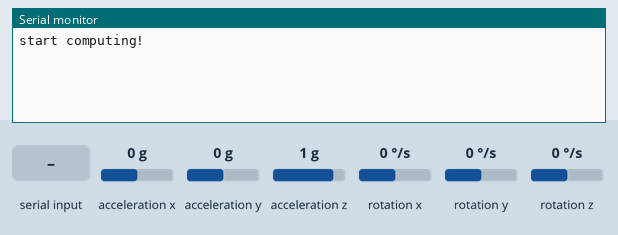
Bench run of a sketch on a simulated Arduino Uno, built with avr-gcc and run on an emulated ATmega328P. On the bench: the last lines printed to the serial monitor. Inputs (shaded band) come from the test bench; at power-on: rotation x 0 °/s, rotation y 0 °/s, rotation z 0 °/s, acceleration x 0 g, acceleration y 0 g, acceleration z 1 g.

Above: at 2.2 s.
2.3 s: "s" received over Serial
At 3.3 s:
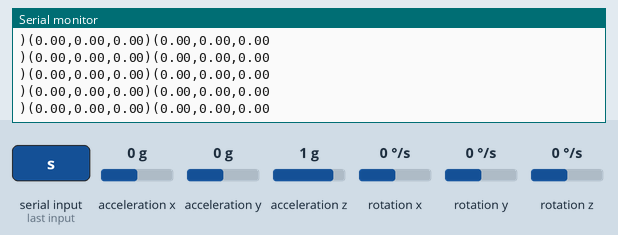
3.8 s: "e" received over Serial
At 4.8 s:
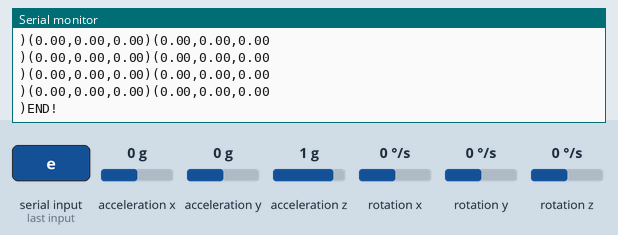
5.3 s: "s" received over Serial
At 6.2 s:
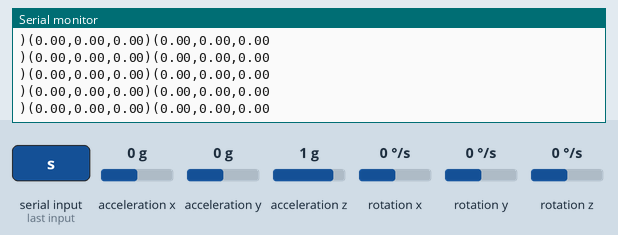
8.3 s: rotation x set to -2 °/s
At 9.4 s:
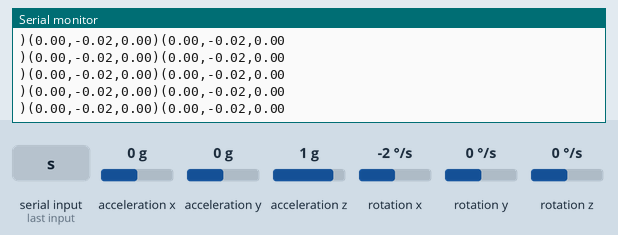
11.3 s: rotation y set to -192 °/s
At 12.0 s:
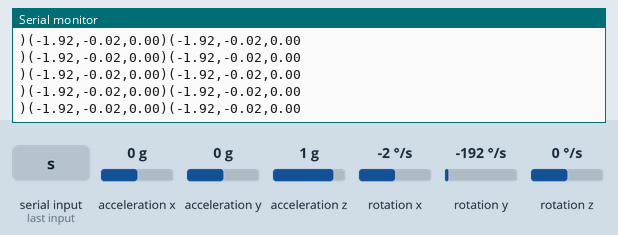
12.8 s: rotation z set to -192 °/s
At 13.5 s:
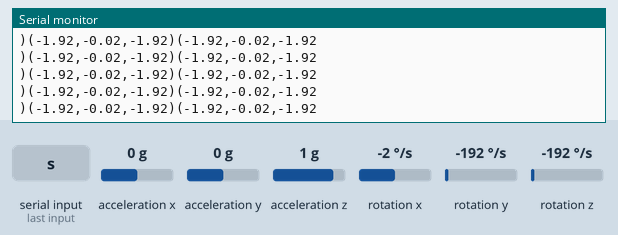

The sketch:

MPU6050_gyro_pitch_roll_yaw.ino
```cpp
#include <Wire.h>
#include <MPU6050.h>

MPU6050 mpu1;//0x68
MPU6050 mpu2;//0x69

// Timers
float timeStep = 0.01;

// Pitch, Roll and Yaw values
float pitch1 = 0,roll1 = 0,yaw1 = 0;
float pitch2 = 0,roll2 = 0,yaw2 = 0;

bool shouldTransmit = false;
void setup()
{
  delay(500);
  Serial.begin(115200);

  // Initialize MPU6050 1
  while(!mpu1.begin(MPU6050_SCALE_250DPS, MPU6050_RANGE_2G,0x68))
  {
    Serial.println("Could not find a valid MPU6050 sensor 1(0x68), check wiring!");
    delay(500);
  }

  // Calibrate gyroscope. The calibration must be at rest.
  mpu1.calibrateGyro();

  // Set threshold sensivty.
  mpu1.setThreshold(0);

  delay(500);

   // Initialize MPU6050 2
  while(!mpu2.begin(MPU6050_SCALE_250DPS, MPU6050_RANGE_2G,0x69))
  {
    Serial.println("Could not find a valid MPU6050 sensor 2(0x69), check wiring!");
    delay(500);
  }

  // Calibrate gyroscope. The calibration must be at rest.
  mpu2.calibrateGyro();

  // Set threshold sensivty.
  mpu2.setThreshold(0);

  Serial.println("start computing!");
}

void loop(){
  if (Serial.available() > 0) {
    char receivedChar = Serial.read();
    if (receivedChar == 's') {
        shouldTransmit = true;
        Serial.println("Start!");
    } else if (receivedChar == 'e') {
        shouldTransmit = false;
        Serial.println("END!");
    }
  }

  if (shouldTransmit) {
    // Read normalized values
    Vector norm1 = mpu1.readNormalizeGyro();
    Vector norm2 = mpu2.readNormalizeGyro();

    // Calculate Pitch, Roll and Yaw
    pitch1 = norm1.YAxis * timeStep;//degree
    roll1 = norm1.XAxis * timeStep;
    yaw1 = norm1.ZAxis * timeStep;

    pitch2 = norm2.YAxis * timeStep;//degree
    roll2 = norm2.XAxis * timeStep;
    yaw2 = norm2.ZAxis * timeStep;

    Serial.print("(");
    Serial.print(pitch1);
    Serial.print(",");
    Serial.print(roll1);
    Serial.print(",");
    Serial.print(yaw1);;
    Serial.print(")");
    Serial.print("(");
    Serial.print(pitch2);
    Serial.print(",");
    Serial.print(roll2);
    Serial.print(",");
    Serial.println(yaw2);
    Serial.print(")");

    delay(20);
  }
}
```

Measured:
- after the input at 2.3 s, the serial monitor: prints a new line at once (image 1)
- after the input at 8.3 s, the serial monitor: prints a new line at once (image 4)
- after the input at 11.3 s, the serial monitor: prints a new line at once (image 5)
- after the input at 12.8 s, the serial monitor: prints a new line at once (image 6)
